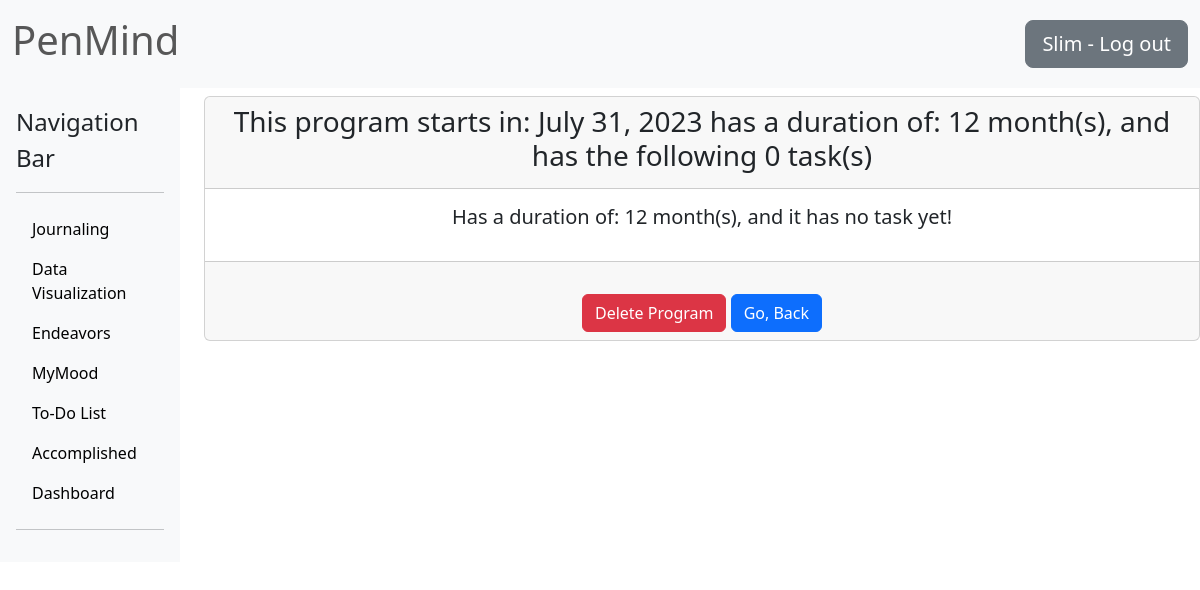
The page /detail_endeavor/36/detail/ (signed in) on the database as committed earlier.
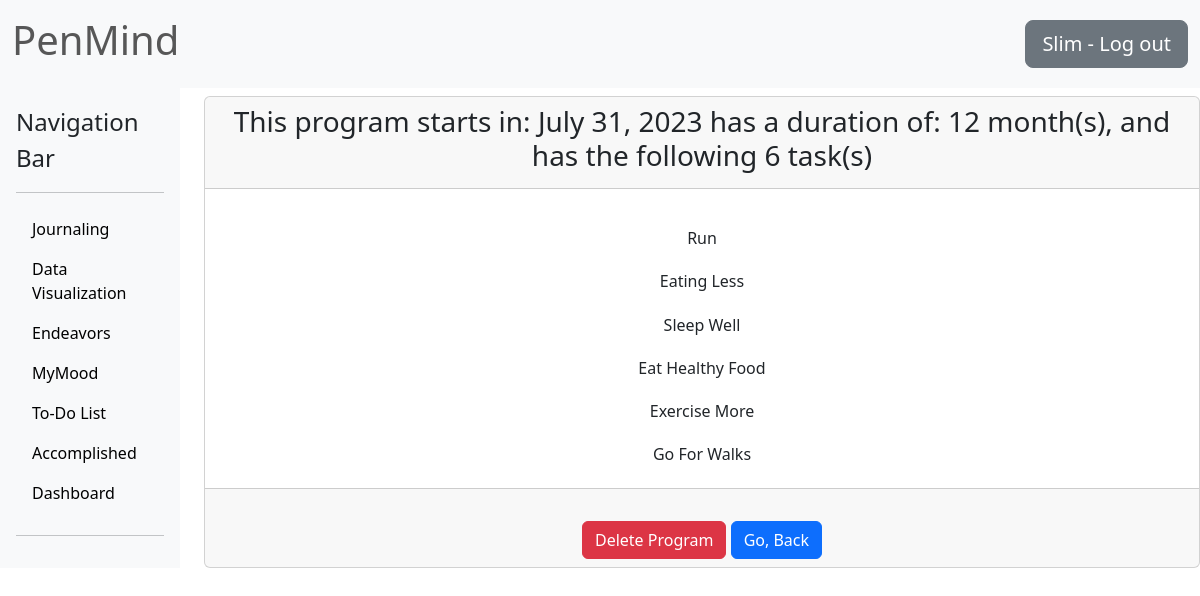
The same page on the database as committed later.
### Endeavors/models.py (models this page shows, shortened)
class Endeavor(models.Model):
    author = models.ForeignKey(User, on_delete=models.CASCADE)
    program_title = models.CharField(max_length=100, null=True, unique=True)
    start_day = models.DateField(null=True)
    duration = models.PositiveIntegerField(null=True)
    class Meta:
        ordering = ["-id"]

### To_Do/models.py (models this page shows)
class Task(models.Model):
    endeavor = models.ForeignKey(Endeavor, on_delete=models.CASCADE, null=True, related_name="todo_tasks")
    task_title = models.CharField(max_length=200, null=True, unique=True)
    set_time = models.TimeField(null=True)
    completed = models.BooleanField(default=False, null=True, blank=True)
    def __str__(self):
        return self.task_title

### Endeavors/views.py (the view)
# urls.py: path('detail_endeavor/<pk>/detail/', login_required(DetailEndeavorView.as_view()), name='detail_endeavor'),
class DetailEndeavorView(DetailView):
    model = Endeavor
    template_name = "Endeavors/detail_endeavor.html"
    def get_context_data(self, **kwargs):
        context = super().get_context_data(**kwargs)
        program = self.get_object()
        context["tasks"] = Task.objects.filter(endeavor=program)
        return context

### Endeavors/templates/Endeavors/detail_endeavor.html
{% extends "Journaling/base.html" %}
{% block content %}
<div class="card text-center mt-2">
   <div class="card-header">
       <h3>This program starts in: {{ object.start_day }} has a duration of: {{ object.duration }} month(s), and has the following {{ tasks.count }} task(s)</h3>
   </div>
   <div class="card-body">
       {% if tasks %}
           {% for task in tasks %}
           <h6 class="mt-4">{{task|title}}</h6>
           {% endfor %}
       {% else %}
           <h5 class="card-text"><p>Has a duration of: {{ object.duration }} month(s), and it has no task yet!</p></h5>
       {% endif %}
   </div>
   <div class="card-footer text-body-secondary">
     <a href="{% url 'delete_endeavor' object.pk %}" class="btn btn-danger mt-4">Delete Program</a>
     <a class="btn btn-primary mt-4 " href="{% url 'list_endeavor' %}">Go, Back</a>
   </div>
 </div>
{% endblock content %}

Rows that differ between the two databases and show on the page:
shown differently, row unchanged: Endeavor: duration "12" → (not shown)
added Task: task_title "Run"
added Task: task_title "Eating Less"
added Task: task_title "Sleep Well"
added Task: task_title "Eat Healthy Food"
added Task: task_title "Exercise More"
added Task: task_title "Go For Walks"
Other text that changed with them:
{{ tasks.count }}: "0" → "6"
text no longer shown: "Has a duration of: month(s), and it has no task yet!"
